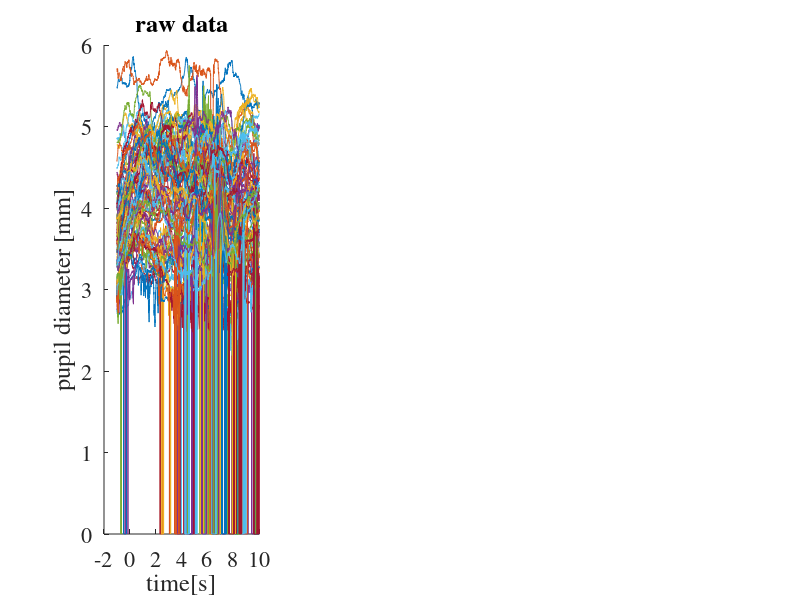

Write the MATLAB code that produced this figure. (Note: this script raises an error after producing the figure.)
close all;
clear all;

warning('off')

addpath(genpath('./lib'))

load('allPupilData.mat')
startTime = -1;
endTime = 10;

colorRGB = [zeros(1,9)' linspace(0,1,9)' ones(1,9)'];

data = allPupilData{1,1};
x = [startTime:(endTime-startTime)/(size(data.PLR,2)-1):endTime];

subplot(1,3,1);hold on;
plot(x, allPupilData{1,1}.PLR');
ylim([0 6])
title('raw data')
xlabel('time[s]')
ylabel('pupil diameter [mm]')
set( gca, 'FontName','Times','FontSize',16 );
%% blink interpolation
y = allPupilData{1,1}.PLR;

y = zeroInterp( y, 5, 'pchip');

subplot(1,3,2);hold on;
plot(x, y');
ylim([0 6])
title('interpolated data')
xlabel('time[s]')
ylabel('pupil diameter [mm]')
set( gca, 'FontName','Times','FontSize',16 );

%% pre-processing
% pre_processing(pupil_data, sampling frequency, threshold, window for smoothing, time period of onset and offset)
[y rejctNum] = pre_processing(y,250, 0.05, 10,[startTime endTime],1,[]);
subplot(1,3,3);hold on;
x = [startTime:(endTime-startTime)/(size(y,2)-1):endTime];
plot(x, y');
ylim([-2 2])
title('baseline corrected data')
xlabel('time[s]')
ylabel('baseline corrected pupil changes [mm]')
set( gca, 'FontName','Times','FontSize',18 );